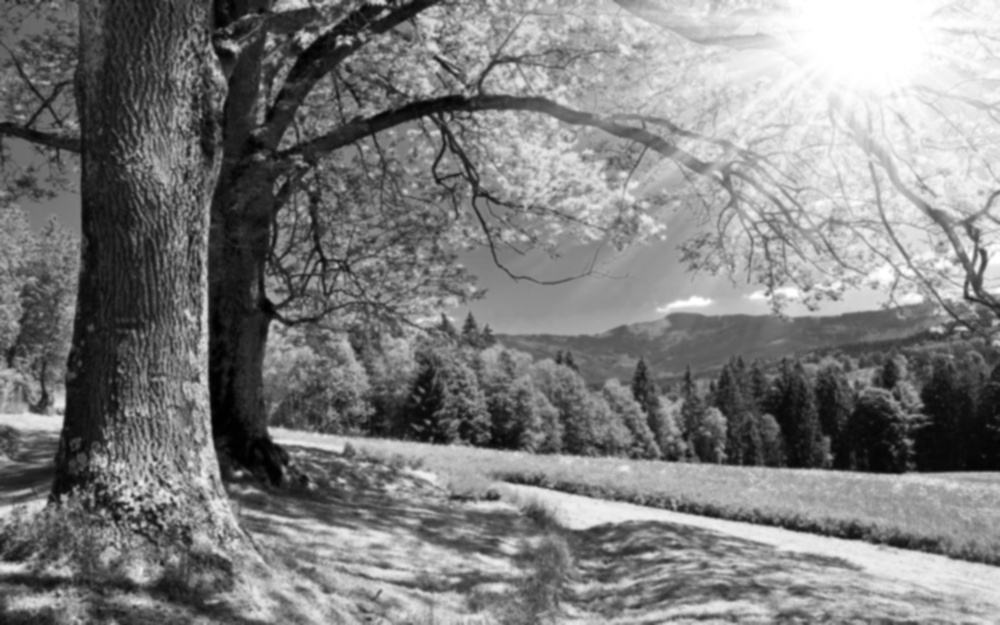
#> input picture hw2/imgs/gaussian_smoothing/Gaussian_1_gaussian_kernelsize_13.jpg, 1000 x 625 px, shrunk from 1920 x 1200 before the run; its folder holds only this picture in this run
$ python hw2-1.py   (older library calls are emulated)
#> lines starting #> are read from the running program, lines starting #| are printed output that depends on the picture; after the words box and inside, x2 and y2 are one past the last pixel; in counts of white or black regions, pixels touching at a corner belong together
#> further down, img is the input picture: shape (625, 1000); min 0, max 255, mean 125.9
import cv2
import os
import numpy as np
import argparse

data_dir = './imgs/gaussian_smoothing'


# Sobel算子
def Sobel(img, kernel_size=3):
#> called with kernel_size = 3
    Ix = cv2.Sobel(img, cv2.CV_64F, 1, 0, ksize=kernel_size)
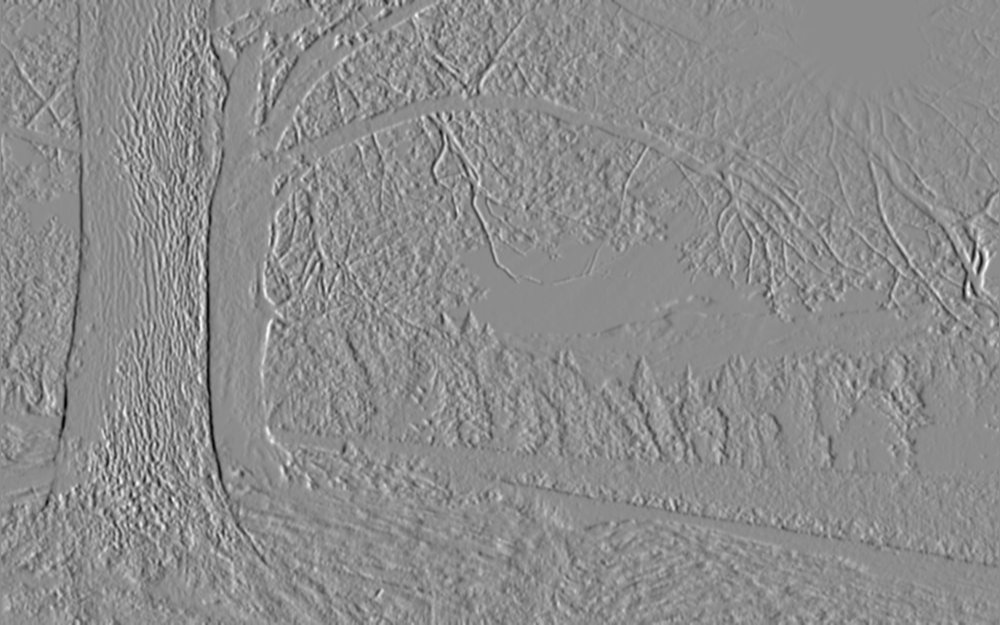
#> Ix: shape (625, 1000) float64; min -492, max 400, mean 0.5; drawn with min black and max white
    Iy = cv2.Sobel(img, cv2.CV_64F, 0, 1, ksize=kernel_size)
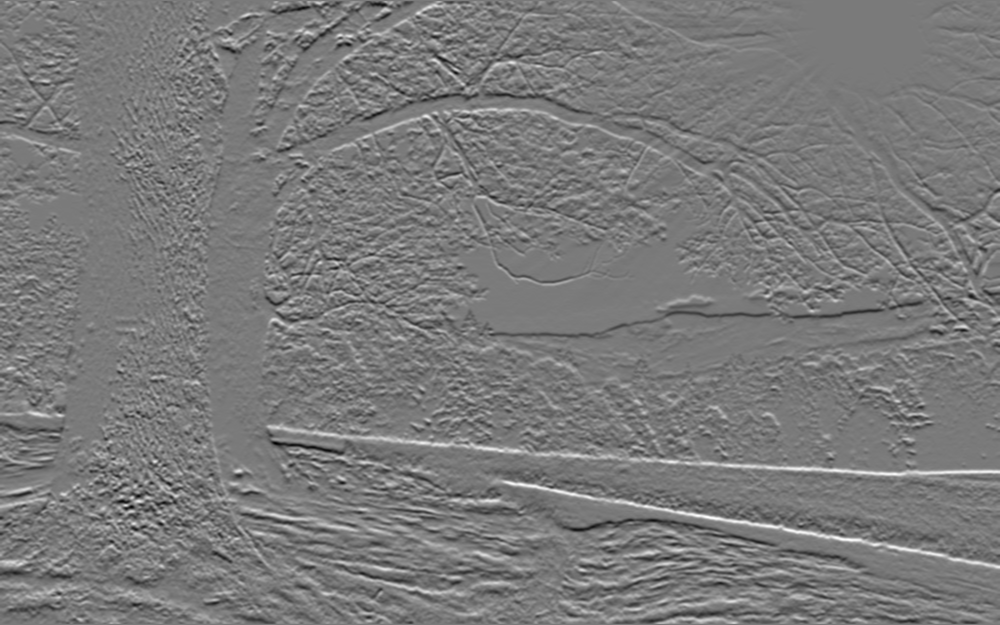
#> Iy: shape (625, 1000) float64; min -435, max 470, mean -0.2; drawn with min black and max white
    Ix = cv2.convertScaleAbs(Ix)
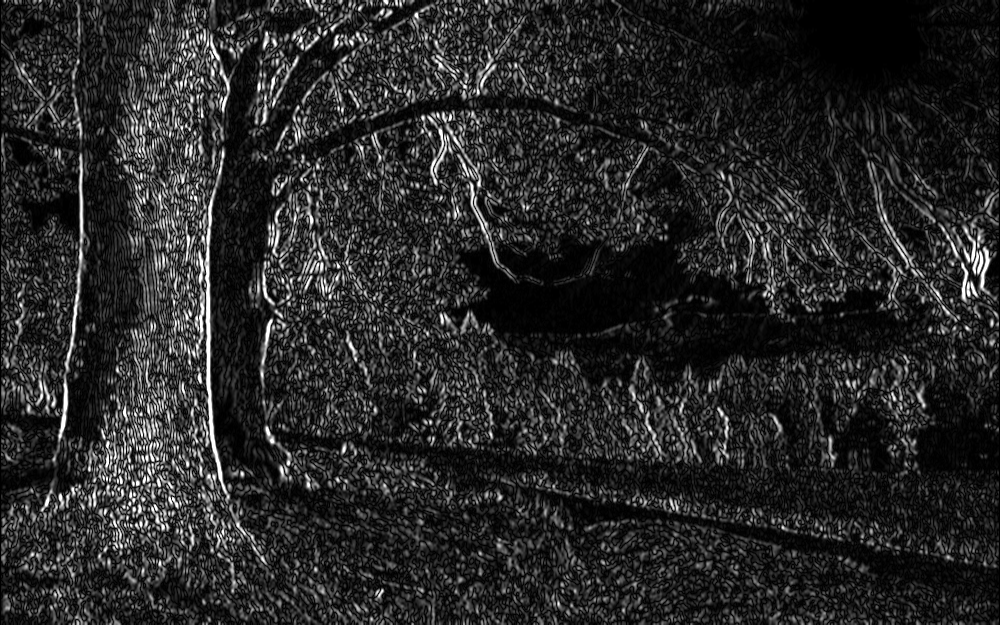
#> Ix: shape (625, 1000); min 0, max 255, mean 39.7
    Iy = cv2.convertScaleAbs(Iy)
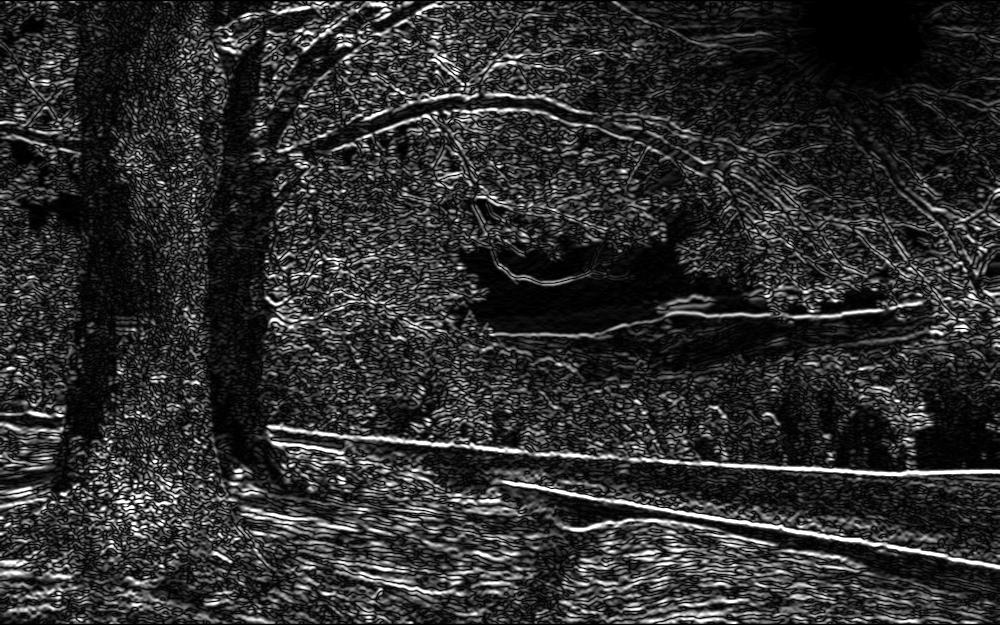
#> Iy: shape (625, 1000); min 0, max 255, mean 46.1
    res_I = cv2.addWeighted(Ix, 0.5, Iy, 0.5, 0)
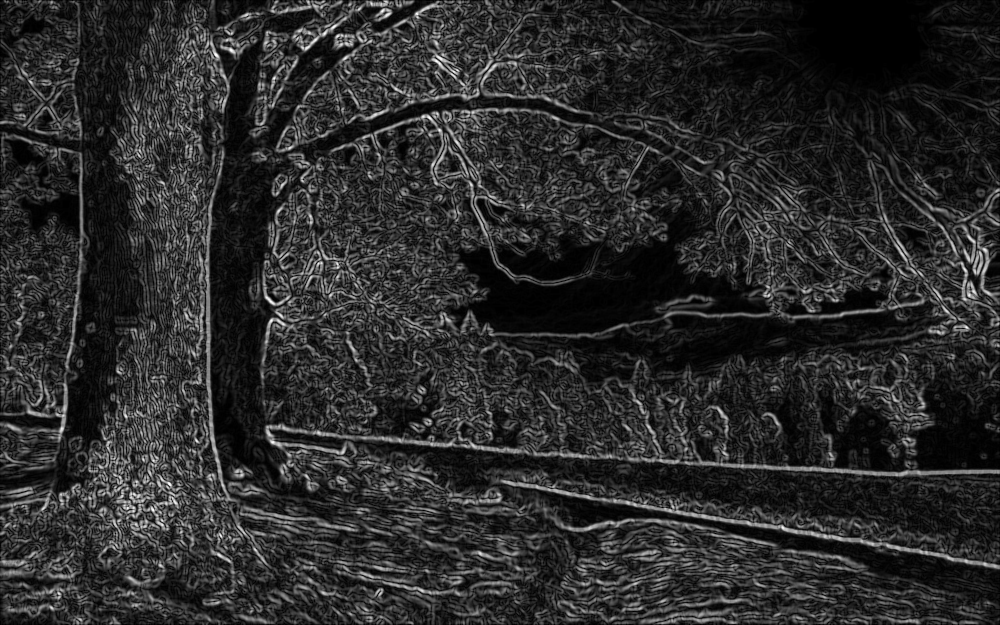
#> res_I: shape (625, 1000); min 0, max 255, mean 42.9
    return res_I

# Laplacian算子
def Laplacian(img, kernel_size=3):
    grad = cv2.Laplacian(img, -1, ksize = kernel_size)
    grad = cv2.convertScaleAbs(grad)
    return grad


# 高斯平滑
def guassianfilter(img, kernel_size):
    img = cv2.GaussianBlur(img, (kernel_size, kernel_size), 0)
    img = cv2.convertScaleAbs(img)
    return img

# LoG算子
def LoG(img, kernel_size=3):
    blur_I = guassianfilter(img, kernel_size)
    return Laplacian(blur_I)

# Canny算子
def Canny(img, t1, t2, kernel_size=3):
    blur_img = cv2.GaussianBlur(img, (kernel_size, kernel_size), 0)
    edge = cv2.Canny(blur_img, t1, t2)
    return edge


if __name__ == '__main__':

    parser = argparse.ArgumentParser()
    parser.add_argument('--op',
                        default='sobel',
                        type=str)
    parser.add_argument('--t1',
                        default=50,
                        type=int)
    parser.add_argument('--t2',
                        default=150,
                        type=int)
    parser.add_argument('--T',
                        default=40,
                        type=int)

    args = parser.parse_args()
    operator = args.op.lower()
    t1 = args.t1
    t2 = args.t2
    T = args.T

    export_dir = './result'
    if not os.path.isdir(export_dir):
        os.mkdir(export_dir)

    for img in os.listdir(data_dir):
        img_path = os.path.join(data_dir, img)
        img_name = img.split('.')[0]
        img = cv2.imread(img_path, cv2.IMREAD_GRAYSCALE)

        if operator == 'sobel':
            new_img = Sobel(img, kernel_size=3)
        elif operator == 'laplacian':
            new_img = Laplacian(img)
        elif operator == 'log':
            new_img = LoG(img)
        elif operator == 'canny':
            new_img = Canny(img, t1, t2)

        _, edge = cv2.threshold(new_img, T, 255, cv2.THRESH_BINARY)
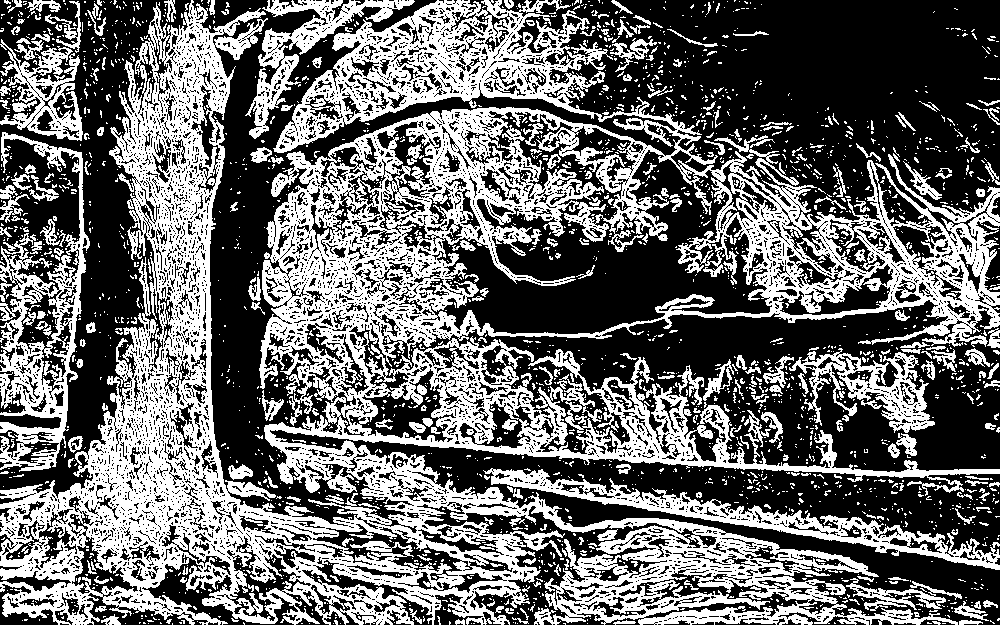
#> edge: shape (625, 1000); 41.6% white; 2584 white regions (2299 under 20 px), largest, box (x1, y1, x2, y2) and area: (0, 0, 1000, 625) 202303, (0, 132, 90, 472) 9956, (483, 468, 1000, 570) 7726

        cv2.imshow(img_path, edge)
        cv2.waitKey()

        cv2.imwrite(os.path.join(export_dir, '%s_%s_%d.jpg' % (img_name, operator, T)), edge)
